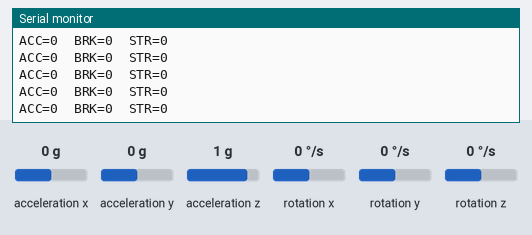
Simulated run of this sketch. Board: Arduino Uno, built with avr-gcc and run on an emulated ATmega328P. Parts: the last lines printed to the serial monitor. The test bench sets the inputs (shaded band); at power-on: acceleration x 0 g, acceleration y 0 g, acceleration z 1 g, rotation x 0 °/s, rotation y 0 °/s, rotation z 0 °/s. No radio packets arrive unless stated.

Above: at 6.2 s.
6.3 s: acceleration x set to -1.4 g
At 6.7 s:
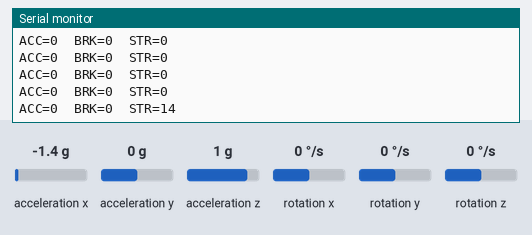
7.8 s: acceleration y set to -1.4 g
At 7.84 s:
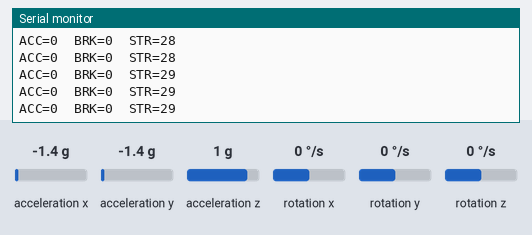
9.3 s: acceleration z set to -1.4 g
At 9.3 s:
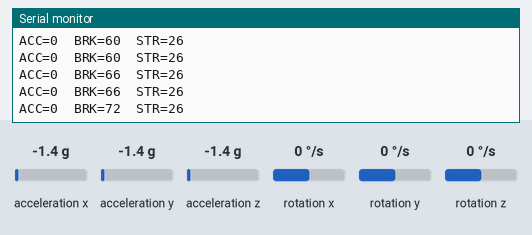
Timing chart, 0 to 12.3 s (numbered marks = the images above; inputs shaded):
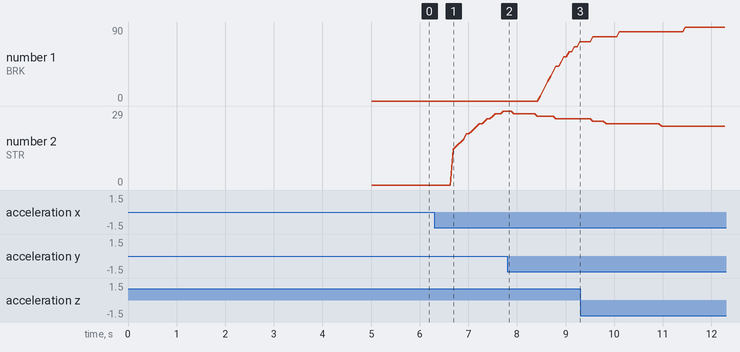

Measured:
- after the input at 6.3 s, the serial monitor: prints a new line after 0.39 s (image 1)
- plotted number 1: 0 → 72 after the input at 7.8 s
- plotted number 2: 0 → 29 after the input at 6.3 s

The sketch:

transmitator_v1.ino
```cpp
#include <Wire.h>
#include <MPU6050_tockn.h>
#include <SPI.h>
#include <RF24.h>

RF24 radio(7, 8);  // CE=7, CSN=8
const byte address[6] = "00001";

MPU6050 mpu(Wire);

struct Packet {
  int accel;
  int brake;
  int steer;
};

Packet data;

// --- smoothing heavy ---
float ax_f = 0;
float ay_f = 0;

// FILTRU EXPONENTIAL
float smooth(float prev, float now, float k) {
  return prev + (now - prev) * k;
}

void setup() {
  Serial.begin(115200);

  Wire.begin();
  mpu.begin();
  delay(2000);
  mpu.calcGyroOffsets();

  radio.begin();
  radio.setPALevel(RF24_PA_LOW);
  radio.openWritingPipe(address);
  radio.stopListening();

  Serial.println("Transmitter ULTRA HEAVY READY!");
}

void loop() {
  mpu.update();

  float ax = mpu.getAngleX(); // forward/back
  float ay = mpu.getAngleY(); // left/right

  // --- MASSIVE FILTER ---
  ax_f = smooth(ax_f, ax, 0.06); // mai agresiv
  ay_f = smooth(ay_f, ay, 0.06);

  // ============================
  //  DEADZONES EXTREME
  // ============================
  int deadzoneAccel = 20; // mai mare pentru miscare heavy
  int maxAccelAngle = 40;

  if (abs(ax_f) < deadzoneAccel) {
    data.accel = 0;
    data.brake = 0;
  }
  else if (ax_f >= deadzoneAccel) {
    // accel progresiva
    data.accel = map(ax_f, deadzoneAccel, maxAccelAngle, 0, 120);
    data.brake = 0;
  }
  else if (ax_f <= -deadzoneAccel) {
    data.brake = map(abs(ax_f), deadzoneAccel, maxAccelAngle, 0, 120);
    data.accel = 0;
  }

  data.accel = constrain(data.accel, 0, 120);
  data.brake = constrain(data.brake, 0, 120);

  // ============================
  //   ULTRA SAFE STEERING
  // ============================
  int deadzoneSteer = 20; // mare pentru heavy control
  int maxSteerAngle = 45;

  if (abs(ay_f) < deadzoneSteer) {
    data.steer = 0;
  }
  else {
    data.steer = map(ay_f, -maxSteerAngle, maxSteerAngle, -30, 30);
  }

  data.steer = constrain(data.steer, -30, 30);

  // trimite pachetul
  radio.write(&data, sizeof(data));

  // debug
  Serial.print("ACC=");
  Serial.print(data.accel);
  Serial.print("  BRK=");
  Serial.print(data.brake);
  Serial.print("  STR=");
  Serial.println(data.steer);

  delay(50);
}
```
